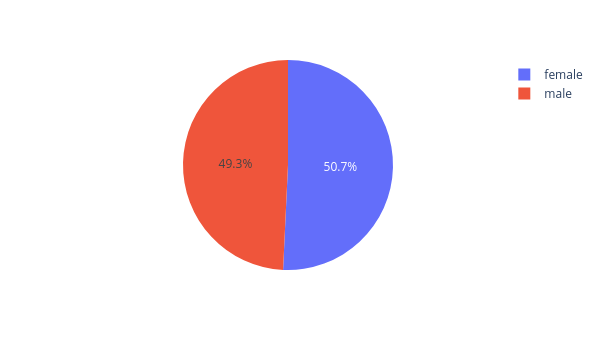
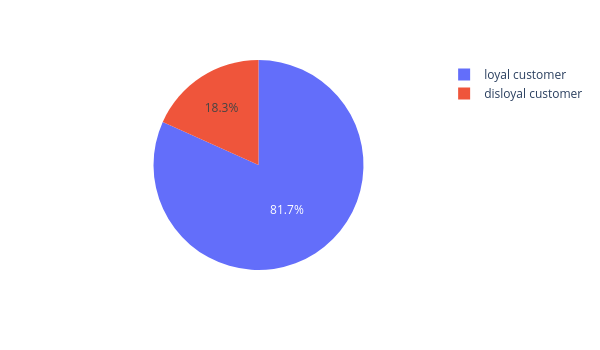
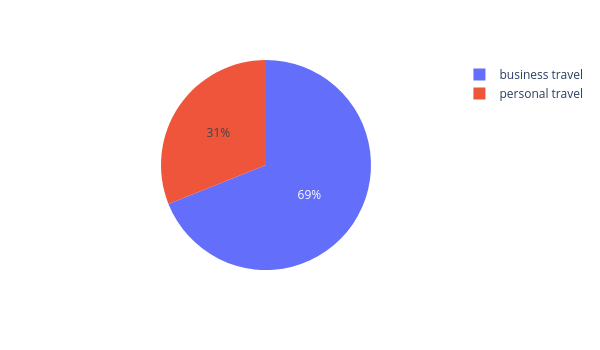
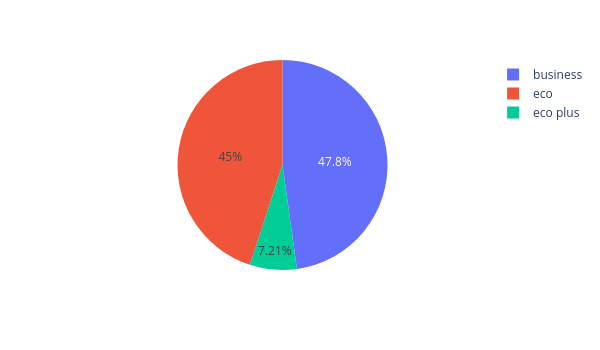

Source (notebook cell) for these figures, in order:
### Code cell
Eda.univariate(data)

### Figure 1 — Plotly figure (JSON) as saved in the notebook; plotly's stock layout.template omitted (floating-point values rounded to 4 significant figures)
{"data": [{"domain": {"x": [0, 1], "y": [0, 1]}, "hovertemplate": "label=%{label}<br>value=%{value}<extra></extra>", "labels": ["female", "male"], "legendgroup": "", "name": "", "showlegend": true, "type": "pie", "values": [52727, 51177]}], "layout": {"height": 350, "legend": {"tracegroupgap": 0}, "margin": {"t": 60}, "width": 600}}

### Figure 2 — Plotly figure (JSON) as saved in the notebook; plotly's stock layout.template omitted (floating-point values rounded to 4 significant figures)
{"data": [{"domain": {"x": [0, 1], "y": [0, 1]}, "hovertemplate": "label=%{label}<br>value=%{value}<extra></extra>", "labels": ["loyal customer", "disloyal customer"], "legendgroup": "", "name": "", "showlegend": true, "type": "pie", "values": [84923, 18981]}], "layout": {"height": 350, "legend": {"tracegroupgap": 0}, "margin": {"t": 60}, "width": 600}}

### Figure 3 — Plotly figure (JSON) as saved in the notebook; plotly's stock layout.template omitted (floating-point values rounded to 4 significant figures)
{"data": [{"domain": {"x": [0, 1], "y": [0, 1]}, "hovertemplate": "label=%{label}<br>value=%{value}<extra></extra>", "labels": ["business travel", "personal travel"], "legendgroup": "", "name": "", "showlegend": true, "type": "pie", "values": [71655, 32249]}], "layout": {"height": 350, "legend": {"tracegroupgap": 0}, "margin": {"t": 60}, "width": 600}}

### Figure 4 — Plotly figure (JSON) as saved in the notebook; plotly's stock layout.template omitted (floating-point values rounded to 4 significant figures)
{"data": [{"domain": {"x": [0, 1], "y": [0, 1]}, "hovertemplate": "label=%{label}<br>value=%{value}<extra></extra>", "labels": ["business", "eco", "eco plus"], "legendgroup": "", "name": "", "showlegend": true, "type": "pie", "values": [49665, 46745, 7494]}], "layout": {"height": 350, "legend": {"tracegroupgap": 0}, "margin": {"t": 60}, "width": 600}}
